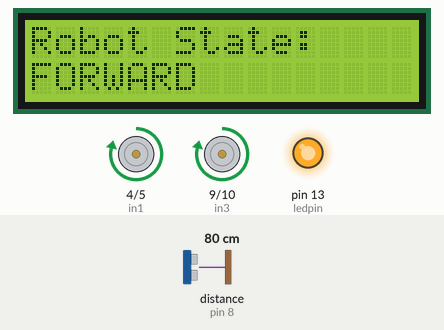
Recording of a sketch running on a simulated Arduino Uno, built with avr-gcc and run on an emulated ATmega328P. On the bench: 16×2 character LCD, motor-driver pin pairs drawn as motors (green arrow = first pin HIGH = forward, orange = second pin HIGH = backward, longer = more drive, scaled by the enable pin), output pins drawn as LEDs (lit = HIGH). Wiring (inferred from the names in the program): ultrasonic range finder: trigger pin 7; echo pin 8. The inputs (shaded band) are chosen by the test bench; at power-on: distance to the obstacle (sensor on pin 8) 80 cm. The echo pulse lasts 58.3 µs per cm; pins used as bus, display or sensor lines are not drawn; what the sketch prints to the serial monitor is not drawn.

Above: at 1.2 s.
1.3 s: distance to the obstacle (sensor on pin 8) set to 2 cm
At 2.6 s:
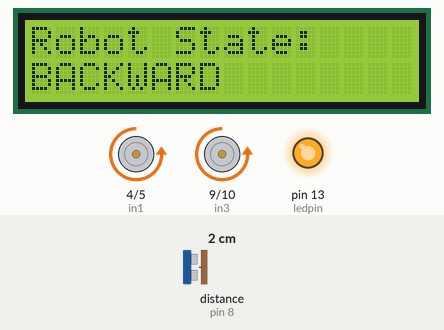
2.9 s: distance to the obstacle (sensor on pin 8) set to 18 cm
At 3.3 s:
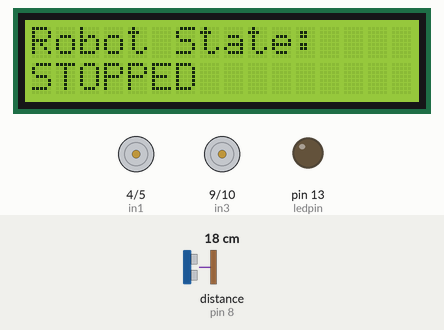
4.4 s: distance to the obstacle (sensor on pin 8) set to 120 cm
At 5.0 s:
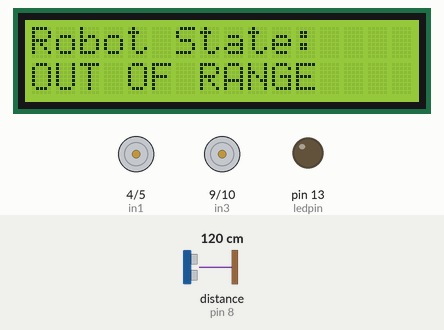
5.9 s: distance to the obstacle (sensor on pin 8) set to 35 cm
At 7.1 s:
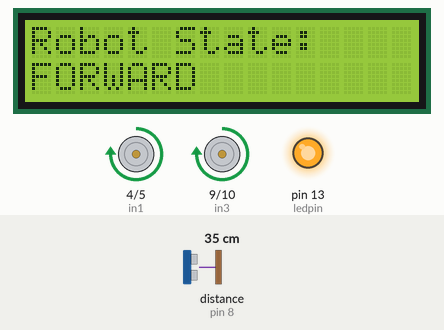
7.4 s: distance to the obstacle (sensor on pin 8) set to 9 cm
At 8.6 s:
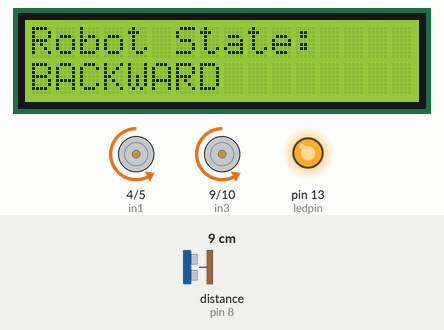
8.9 s: distance to the obstacle (sensor on pin 8) set to 60 cm
At 9.8 s:
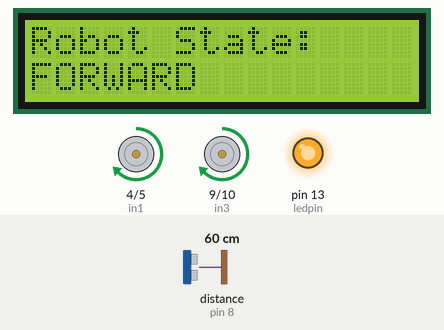
Timing chart, 0 to 11.4 s (numbered marks = the images above; inputs shaded):
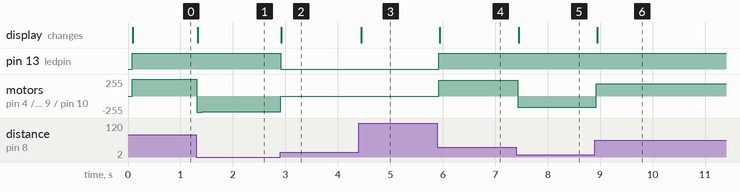

The sketch:

Robot_Behav_v1.ino
```cpp
// ---------------------------------------------------------------- //
// Arduino Origami Bot
// Created by USF Department of Engineering
// Using Arduino IDE 1.8.19
// Tested Oct. 4
// ---------------------------------------------------------------- //

#include <LiquidCrystal_I2C.h> // liquid crystal library

LiquidCrystal_I2C lcd(0x27, 16, 2); // specifices how to refrence the LCD and it's characteristics


// define varibales

char array1[] = "Robot State:    ";
char array2[] = "STOPPED         ";
char array3[] = "BACKWARD        ";
char array4[] = "FORWARD         ";
char array5[] = "OUT OF RANGE    ";

int echoPin = 8; // attach pin D8 to pin Echo of HC-SR04
int trigPin = 7; // attach pin D7 to pin Trig of HC-SR04
int in1 = 4; // variable names for the L298N
int in2 = 5; // variable names for the L298N
int in3 = 9; // variable names for the L298N
int in4 = 10; // variable names for the L298N

int LCDprev = 99; // helps to update the LCD state tracks previous
int LCDcurr = 100; // helps to update the LCD state tracks current

int ledpin = 13; //specify the LED pin to pin 13

long duration; // duration of sound wave travel
int distance; // distance measurement

int enA = 3; //H-Bridge ENA pin subject to change
int enB = 6; //H_Bridge ENB pin subject to change

const int MIN_PWM = 90; //Lowest motor value
const int MAX_PWM = 255; //Full speed
int speedPWM = 0;

void setup() {
  lcd.init(); // initializes LCD
  lcd.backlight(); // turn on backlight

  pinMode (trigPin, OUTPUT) ; // sonar digital pin mode for trig
  pinMode (echoPin, INPUT); // sonar digital pin mode for echo

  pinMode (in1, OUTPUT); // all L298N digital pins are outputs
  pinMode (in2, OUTPUT); // all L298N digital pins are outputs
  pinMode (in3, OUTPUT); // all L298N digital pins are outputs
  pinMode (in4, OUTPUT); // all L298N digital pins are outputs
  pinMode (ledpin, OUTPUT) ; // configure LCD pin as an output

  Serial.begin (9600) ; // use default of 9600 baud rate for serial communication

  lcd.setCursor(0, 0); // set cursor at top left

  lcd.print (array1); //prints the first line "Robot State:

  pinMode(enA, OUTPUT);//OUTPUTS ENA pin
  pinMode(enB, OUTPUT);//OUTPUTS ENB pin

}


void loop() {

/*
  NOTE: it is important only to update the LCD screen when a change of state has occured
  Otherwise, the program become inefficient. We only want to write to the LCD when
  there is a change in what the robot is doing. The LCDprey and LCDcurr variables
   help us to do this
*/
  LCDprev = LCDcurr;

  // Clears the trigPin condition
  digitalWrite (trigPin, LOW);//starts trig pin low
  delayMicroseconds (2); //waits for hardware to respond
  digitalWrite (trigPin, HIGH); //makes trig pin high
  delayMicroseconds (10) ; //continues high trig pin state for 10 microseconds
  digitalWrite (trigPin, LOW); //after 10 microseconds trig pin is brought low
  duration = pulseIn(echoPin, HIGH, 30000);//30ms timeout
  if (duration == 0) {
    distance = 999;//no echo when out of rage
  } else{
    distance = duration * 0.034 / 2;
  }
  // Displays the distance on the serial Monitor
  Serial.print ("Distance: ");
  Serial.print (distance);
  Serial.println(" cm");

  if (distance <= 15) {
    LCDcurr = 1;

    digitalWrite(in1, LOW);
    digitalWrite(in2, HIGH);
    digitalWrite(in3, LOW);
    digitalWrite(in4, HIGH);
    digitalWrite(ledpin, HIGH);

    speedPWM = map(constrain(distance, 0, 15), 15, 0, MIN_PWM, MAX_PWM);
    analogWrite(enA, speedPWM);
    analogWrite(enB, speedPWM);

    if (LCDprev != LCDcurr) {
      lcd.setCursor(0, 1);
      lcd.print(array3);
      delay(10);
    }

  } else if (distance <= 30) {
    LCDcurr = 2;

    digitalWrite(in1, LOW);
    digitalWrite(in2, LOW);
    digitalWrite(in3, LOW);
    digitalWrite(in4, LOW);
    digitalWrite(ledpin, LOW);

        speedPWM = 0;
    analogWrite(enA, 0);
    analogWrite(enB, 0);

    if (LCDprev != LCDcurr) {
      lcd.setCursor(0, 1);
      lcd.print(array2);
      delay(10);
    }

  } else if (distance <= 80) {
    LCDcurr = 3;

    digitalWrite(in1, HIGH);
    digitalWrite(in2, LOW);
    digitalWrite(in3, HIGH);
    digitalWrite(in4, LOW);
    digitalWrite(ledpin, HIGH);

    speedPWM = map(constrain(distance, 30, 80), 30, 80, MIN_PWM, MAX_PWM);
    analogWrite(enA, speedPWM);
    analogWrite(enB, speedPWM);

    if (LCDprev != LCDcurr) {
      lcd.setCursor(0, 1);
      lcd.print(array4);
      delay(10);
    }

  } else {
    LCDcurr = 4;

    digitalWrite(in1, LOW);
    digitalWrite(in2, LOW);
    digitalWrite(in3, LOW);
    digitalWrite(in4, LOW);
    digitalWrite(ledpin, LOW);

    speedPWM = 0;
    analogWrite(enA, 0);
    analogWrite(enB, 0);

    if (LCDprev != LCDcurr) {
      lcd.setCursor(0, 1);
      lcd.print(array5);
      delay(10);
    }

  }
    Serial.print("Speed PWM: ");
    Serial.println(speedPWM);//remove if code breaks
  delay(10);

}
```

Measured:
- after the input at 1.3 s, motor on pin 4 (in1) / pin 5 (in2), motor on pin 9 (in3) / pin 10 (in4): forward 248/255 → backward 244/255 at once, → backward 233/255 0.10 s later; the display: changes at once (image 1)
- after the input at 2.9 s, pin 13 (ledpin): HIGH → LOW at once; motor on pin 4 (in1) / pin 5 (in2), motor on pin 9 (in3) / pin 10 (in4): backward 233/255 → stopped at once; the display: changes at once (image 2)
- after the input at 4.4 s, the display: changes at once (image 3)
- after the input at 5.9 s, pin 13 (ledpin): LOW → HIGH at once; motor on pin 4 (in1) / pin 5 (in2), motor on pin 9 (in3) / pin 10 (in4): stopped → forward 233/255 at once; the display: changes at once (image 4)
- after the input at 7.4 s, motor on pin 4 (in1) / pin 5 (in2), motor on pin 9 (in3) / pin 10 (in4): forward 233/255 → backward 167/255 at once; the display: changes after 0.05 s (image 5)
- after the input at 8.9 s, motor on pin 4 (in1) / pin 5 (in2), motor on pin 9 (in3) / pin 10 (in4): backward 167/255 → forward 185/255 at once; the display: changes after 0.05 s (image 6)
